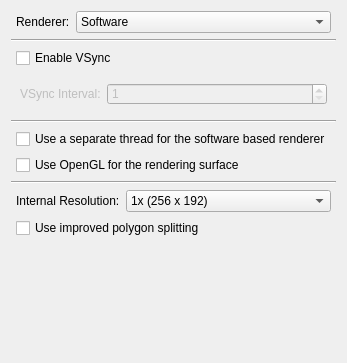
   <widget class="QWidget" name="video">
    <layout class="QVBoxLayout" name="videoLayout">
     <property name="bottomMargin">
      <number>125</number>
     </property>
     <item>
      <layout class="QHBoxLayout" name="rendererLayout">
       <property name="leftMargin">
        <number>5</number>
       </property>
       <property name="rightMargin">
        <number>5</number>
       </property>
       <item>
        <widget class="QLabel" name="rendererLabel">
         <property name="sizePolicy">
          <sizepolicy hsizetype="Minimum" vsizetype="Preferred">
           <horstretch>0</horstretch>
           <verstretch>0</verstretch>
          </sizepolicy>
         </property>
         <property name="text">
          <string>Renderer:</string>
         </property>
        </widget>
       </item>
       <item>
        <widget class="QComboBox" name="rendererBox">
         <property name="sizePolicy">
          <sizepolicy hsizetype="Expanding" vsizetype="Fixed">
           <horstretch>0</horstretch>
           <verstretch>0</verstretch>
          </sizepolicy>
         </property>
         <property name="currentText">
          <string>Software</string>
         </property>
         <item>
          <property name="text">
           <string>Software</string>
          </property>
         </item>
         <item>
          <property name="text">
           <string>OpenGL</string>
          </property>
         </item>
        </widget>
       </item>
      </layout>
     </item>
     <item>
      <widget class="Line" name="videoSeparator1">
       <property name="orientation">
        <enum>Qt::Horizontal</enum>
       </property>
      </widget>
     </item>
     <item>
      <layout class="QHBoxLayout" name="enableVSyncLayout">
       <property name="leftMargin">
        <number>5</number>
       </property>
       <property name="rightMargin">
        <number>5</number>
       </property>
       <item>
        <widget class="QCheckBox" name="enableVSyncToggle">
         <property name="text">
          <string>Enable VSync</string>
         </property>
        </widget>
       </item>
      </layout>
     </item>
     <item>
      <widget class="QWidget" name="vsyncIntervalProperties" native="true">
       <property name="enabled">
        <bool>false</bool>
       </property>
       <property name="maximumSize">
        <size>
         <width>16777215</width>
         <height>40</height>
        </size>
       </property>
       <layout class="QHBoxLayout" name="horizontalLayout">
        <item>
         <widget class="QLabel" name="vsyncIntervalLabel">
          <property name="text">
           <string>VSync Interval:</string>
          </property>
         </widget>
        </item>
        <item>
         <widget class="QSpinBox" name="vsyncIntervalSpinBox">
          <property name="sizePolicy">
           <sizepolicy hsizetype="Expanding" vsizetype="Fixed">
            <horstretch>0</horstretch>
            <verstretch>0</verstretch>
           </sizepolicy>
          </property>
          <property name="minimum">
           <number>1</number>
          </property>
          <property name="maximum">
           <number>20</number>
          </property>
         </widget>
        </item>
       </layout>
      </widget>
     </item>
     <item>
      <widget class="Line" name="videoSeparator2">
       <property name="orientation">
        <enum>Qt::Horizontal</enum>
       </property>
      </widget>
     </item>
     <item>
      <layout class="QHBoxLayout" name="softwareRendererSeparateThreadLayout">
       <property name="leftMargin">
        <number>5</number>
       </property>
       <property name="rightMargin">
        <number>5</number>
       </property>
       <item>
        <widget class="QCheckBox" name="softwareRendererSeparateThreadBox">
         <property name="text">
          <string>Use a separate thread for the software based renderer</string>
         </property>
        </widget>
       </item>
      </layout>
     </item>
     <item>
      <layout class="QHBoxLayout" name="softwareRendererOpenGLSurfaceLayout">
       <property name="leftMargin">
        <number>5</number>
       </property>
       <property name="rightMargin">
        <number>5</number>
       </property>
       <item>
        <widget class="QCheckBox" name="softwareRendererOpenGLSurfaceBox">
         <property name="text">
          <string>Use OpenGL for the rendering surface</string>
         </property>
        </widget>
       </item>
      </layout>
     </item>
     <item>
      <widget class="Line" name="videoSeparator3">
       <property name="orientation">
        <enum>Qt::Horizontal</enum>
       </property>
      </widget>
     </item>
     <item>
      <layout class="QHBoxLayout" name="internalResolutionLayout">
       <property name="leftMargin">
        <number>5</number>
       </property>
       <property name="rightMargin">
        <number>5</number>
       </property>
       <item>
        <widget class="QLabel" name="internalResolutionLabel">
         <property name="sizePolicy">
          <sizepolicy hsizetype="Minimum" vsizetype="Preferred">
           <horstretch>0</horstretch>
           <verstretch>0</verstretch>
          </sizepolicy>
         </property>
         <property name="text">
          <string>Internal Resolution:</string>
         </property>
        </widget>
       </item>
       <item>
        <widget class="QComboBox" name="internalResolutionBox">
         <property name="sizePolicy">
          <sizepolicy hsizetype="Expanding" vsizetype="Fixed">
           <horstretch>0</horstretch>
           <verstretch>0</verstretch>
          </sizepolicy>
         </property>
         <item>
          <property name="text">
           <string>1x (256 x 192)</string>
          </property>
         </item>
         <item>
          <property name="text">
           <string>2x (512 x 384)</string>
          </property>
         </item>
         <item>
          <property name="text">
           <string>3x (768 x 576)</string>
          </property>
         </item>
         <item>
          <property name="text">
           <string>4x (1024 x 768)</string>
          </property>
         </item>
         <item>
          <property name="text">
           <string>5x (1280 x 960)</string>
          </property>
         </item>
         <item>
          <property name="text">
           <string>6x (1536 x 1152)</string>
          </property>
         </item>
         <item>
          <property name="text">
           <string>7x (1792 x 1344)</string>
          </property>
         </item>
         <item>
          <property name="text">
           <string>8x (2048 x 1536)</string>
          </property>
         </item>
         <item>
          <property name="text">
           <string>9x (2304 x 1728)</string>
          </property>
         </item>
         <item>
          <property name="text">
           <string>10x (2560 x 1920)</string>
          </property>
         </item>
         <item>
          <property name="text">
           <string>11x (2816 x 2112)</string>
          </property>
         </item>
         <item>
          <property name="text">
           <string>12x (3072 x 2304)</string>
          </property>
         </item>
         <item>
          <property name="text">
           <string>13x (3328 x 2496)</string>
          </property>
         </item>
         <item>
          <property name="text">
           <string>14x (3584 x 2688)</string>
          </property>
         </item>
         <item>
          <property name="text">
           <string>15x (3840 x 2880)</string>
          </property>
         </item>
         <item>
          <property name="text">
           <string>16x (4096 x 3072)</string>
          </property>
         </item>
        </widget>
       </item>
      </layout>
     </item>
     <item>
      <layout class="QHBoxLayout" name="improvedPolygonSplittingLayout">
       <property name="leftMargin">
        <number>5</number>
       </property>
       <property name="rightMargin">
        <number>5</number>
       </property>
       <item>
        <widget class="QCheckBox" name="improvedPolygonSplittingToggle">
         <property name="text">
          <string>Use improved polygon splitting</string>
         </property>
        </widget>
       </item>
      </layout>
     </item>
    </layout>
   </widget>
